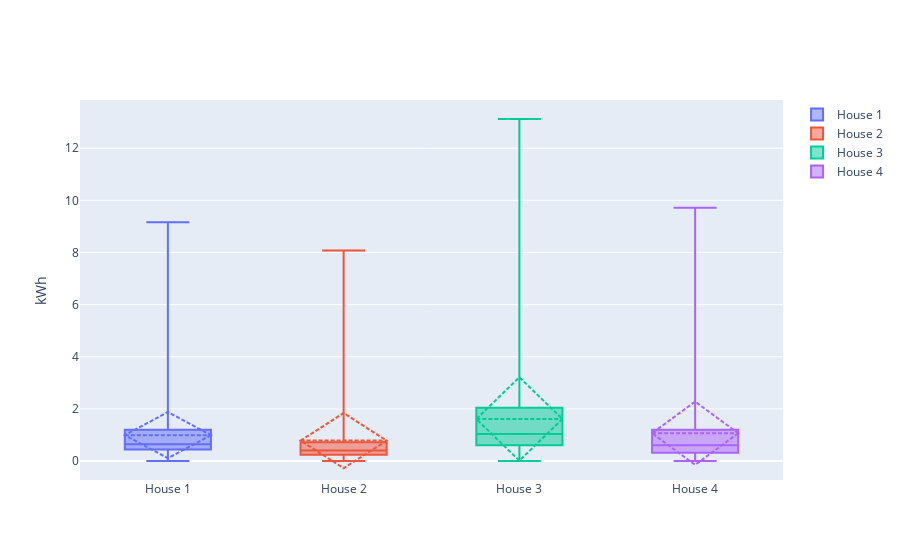

Notebook code for this chart:
### Code cell
import plotly.graph_objects as go
fig = go.Figure()
fig.add_trace(go.Box(y=4*df['House 1'],name='House 1',boxmean='sd', boxpoints = False))
fig.add_trace(go.Box(y=4*df['House 2'],name='House 2',boxmean='sd', boxpoints = False))
fig.add_trace(go.Box(y=4*df['House 3'],name='House 3',boxmean='sd', boxpoints = False))
fig.add_trace(go.Box(y=4*df['House 4'],name='House 4',boxmean='sd', boxpoints = False))
fig.update_layout(yaxis_title = 'kWh')
fig.show()

### Figure 1 — Plotly figure (JSON) as saved in the notebook; plotly's stock layout.template omitted (floating-point values rounded to 4 significant figures; data arrays with more than 128 entries replaced by an {"elided": "..."} marker saying what was removed)
{"data": [{"boxmean": "sd", "boxpoints": false, "name": "House 1", "type": "box", "y": {"elided": "35100 float values"}}, {"boxmean": "sd", "boxpoints": false, "name": "House 2", "type": "box", "y": {"elided": "35100 float values"}}, {"boxmean": "sd", "boxpoints": false, "name": "House 3", "type": "box", "y": {"elided": "35100 float values"}}, {"boxmean": "sd", "boxpoints": false, "name": "House 4", "type": "box", "y": {"elided": "35100 float values"}}], "layout": {"yaxis": {"title": {"text": "kWh"}}}}
